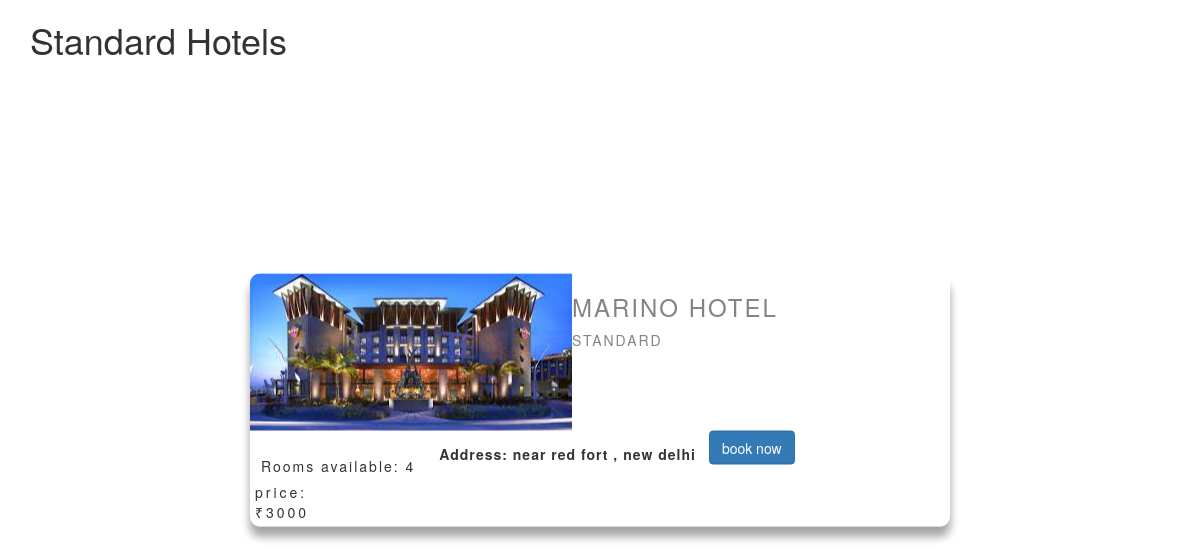
The page /hotel_standard.php on the database its author committed.
### tables this page shows
CREATE TABLE `hotel` (
  `Hotel_Id` int(10) NOT NULL,
  `Hotel_Name` varchar(50) NOT NULL,
  `Owner_Name` varchar(50) NOT NULL,
  `Hotel_address` varchar(255) NOT NULL,
  `city` varchar(255) NOT NULL,
  `room_facility` varchar(255) NOT NULL,
  `rooms_able` varchar(255) NOT NULL,
  `Room_Price` int(50) NOT NULL,
  `Hotel_Category` varchar(50) NOT NULL
);

### hotel_standard.php (the view, shortened to what this page needs)
<html>
	<head>
		<link rel="stylesheet" type="text/css" href="standards.css">
				  <link rel="stylesheet" href="https://maxcdn.bootstrapcdn.com/bootstrap/3.4.1/css/bootstrap.min.css">
	</head>
	</head>
		<body>
			<div class="container">
				<div class="wrapper">
					<h1>Standard Hotels</h1>
				</div>
			</div>
<?php
	$conn = @mysqli_connect("localhost","root","","consession") or die ("could no connect ".mysqli_connect_error());
	$query = "select * from hotel where `Hotel_Category`='standard'";
	$data = mysqli_query($conn,$query) or die ("could not run query 1".mysqli_error());
	if(mysqli_num_rows($data)>0){
		while($row = mysqli_fetch_assoc($data)) {
			$hotel_name = $row['Hotel_Name'];
			$hotel_add = $row['Hotel_address'];
			$room_able = $row['rooms_able'];
			$price = $row['Room_Price'];
			$cata = $row['Hotel_Category'];
			echo "
				<div class='image'>
												<img src='images/standard1.jpg', alt='######Menu image comes here######'>
												<div class='item-detail'>
													<h3>$hotel_name</h3>
													<p>$cata</p>
												</div>
													<div class='item_style'>
														<div class='price'>
															<span>Rooms available: $room_able</span>
														</div>
														<div>price:</div>
														<div>₹$price</div>
													</div>
														<div class='form-group'>
															<label>Address: $hotel_add</label>
														</div>
															 <div class='btn_group'>
     									<a href='addmember_hotel_details.html'	<button type='button' class='btn btn-primary'>book now</button></a>
										</div>
											</div>
			";
		}
	}
?>
</body>
</html>

### standards.css (style rules this page uses)
body { width: 100%; height: 100vh; display: flex; justify-content: center; background-color: #e7e7e7; padding: 0 1.5rem; font-family: sans-serif; }
.image { background: #fff; border-radius: 10px; box-shadow: 0px 10px 10px rgba(0,0,0,.2); display: flex; flex-wrap: wrap; max-width: 100%; overflow: hidden; width: 700px; position: absolute; top: 50%; left: 50%; transform: translate(-50%,-50%); }
.item-detail { opacity: .6; letter-spacing: 2px; text-transform: uppercase; padding-left: : 20px; }
.item_style { letter-spacing: 3px; margin: 5px; }
.price { letter-spacing: 2px; margin: 6px; margin-top: 20px; }
.form-group { letter-spacing: 1px; padding: 13px; }

### rows shown on the page
hotel: Hotel_Name "MARINO HOTEL", Hotel_Category "STANDARD", rooms_able "4", Room_Price "3000", Hotel_address "near red fort , new delhi"
